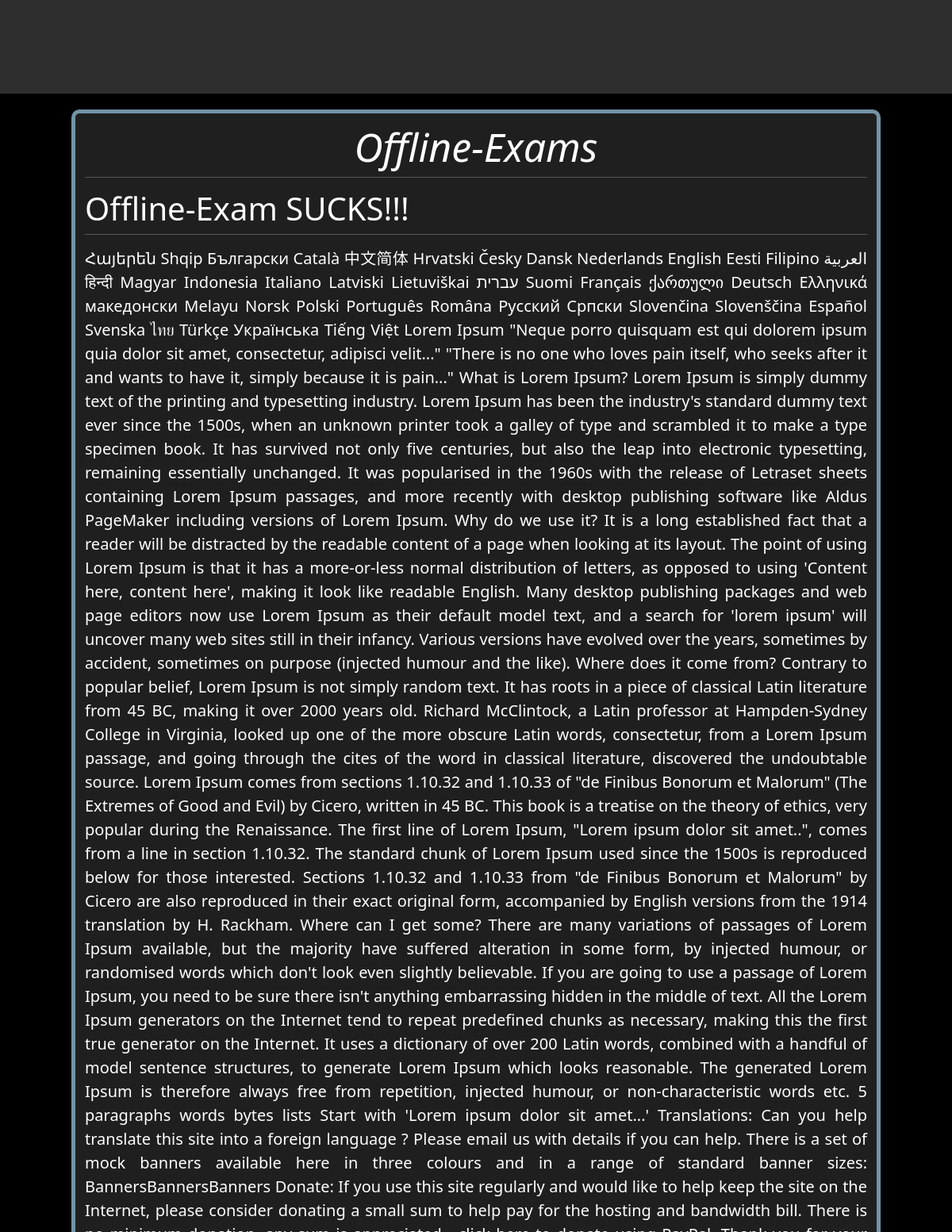
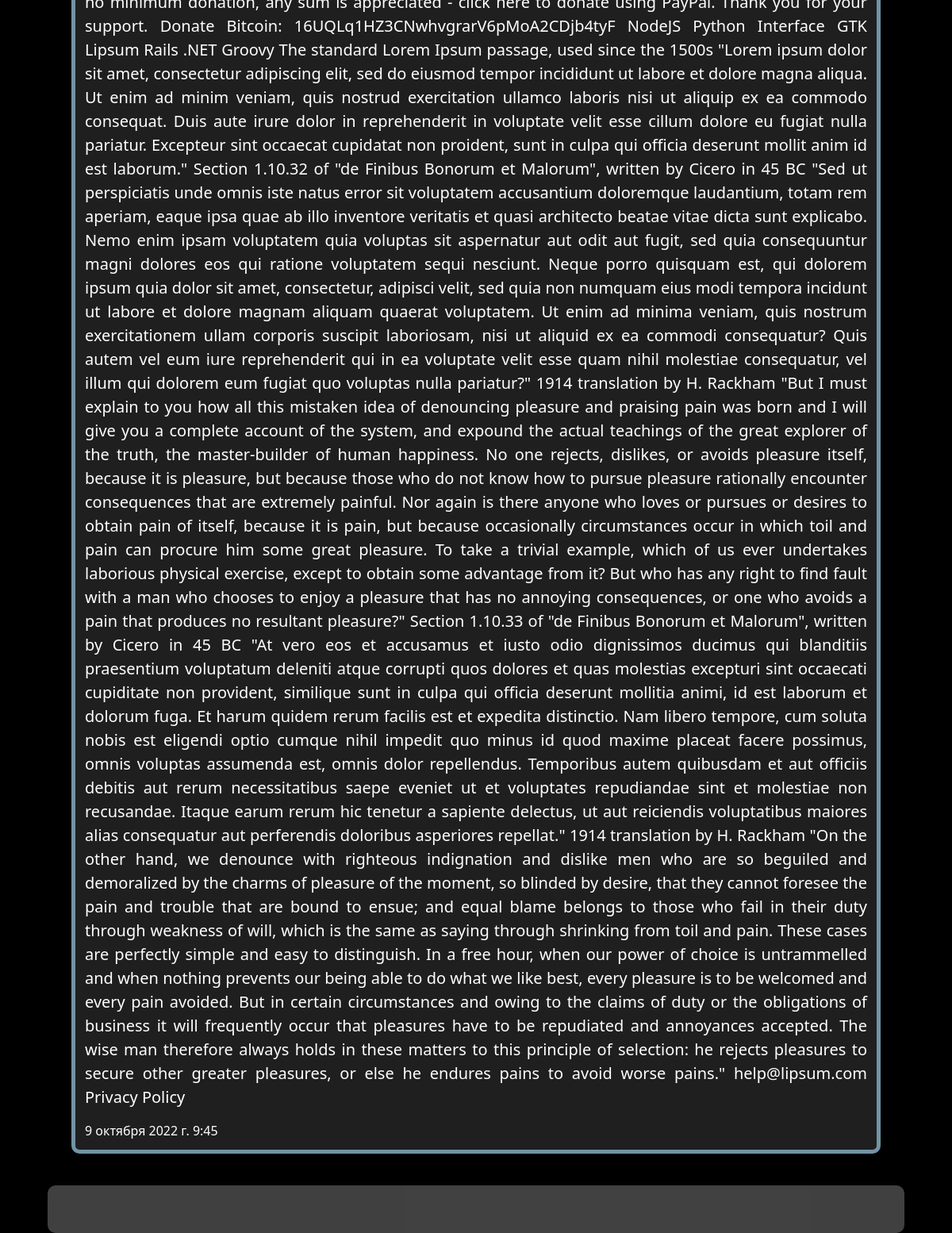
Screenshot of /news5 with the database file from the repository (2 pictures, top to bottom).
### news/models.py (models this page shows, shortened)
class News(models.Model):
    title = models.CharField('Заголовок', max_length=50)
    subtitle = models.CharField('Анонс', max_length=255)
    full_text = models.TextField('Текст новости')
    date = models.DateTimeField('Дата публикации')
    class Meta:
        verbose_name = 'Новость'
        verbose_name_plural = 'Новости'
        ordering = ['-date']

### news/views.py (the view)
# urls.py: path('<int:pk>', views.DetailNews.as_view(), name='detail-news')
class DetailNews(DetailView):
    model = models.News
    template_name = 'news/detail_news.html'
    context_object_name = 'detail_news'

### news/templates/news/detail_news.html (shortened to what this page needs)
{% extends 'lecture/index.html' %}
{% block content %}
<div class="detail-news">
        <h1>{{ detail_news.title }}</h1><hr style="color: #fff; margin:0 auto; width: 100%">
        <h2>{{ detail_news.subtitle }}</h2><hr style="color: #fff; margin:0 auto; width: 100%">
        <p>{{ detail_news.full_text }}</p>
        <p1>{{ detail_news.date }}</p1>
</div>
{% endblock %}

### lecture/static/lecture/css/main.css (style rules this page uses)
body { background: #000; padding: 0px; margin: 0px; position: relative; }
.detail-news { border: 5px solid rgba(170, 225, 255, 0.6); background: rgba(154, 154, 154, 0.2); width: 85%; margin: 20px auto 100px auto; padding: 12px; border-radius: 10px; color: #fff; }
.detail-news h1 { text-align: center; font-size: 50px; padding: 0 0px; font-style: oblique; font-weight: 400; }
.detail-news h2 { text-align: start; margin-top: 15px; font-size: 40px; font-weight: 350; }
.detail-news p { text-align: justify; margin: 15px 0 15px 0; font-size: 20px; font-weight: 300; }

### rows the page displays
News: title "Offline-Exams", subtitle "Offline-Exam SUCKS!!!", full_text "Հայերեն Shqip العربية Български Català 中文简体 Hrvatski Česky Dansk Nederlands English Eesti Filipino Suomi Français ქართული Deutsch Ελληνικά עברית हिन्दी Magyar Indonesia Italiano Latviski Lietuviškai македонски Melayu Norsk Polski Português Româna Pyccкий Српски Slovenčina Slovenščina Español Svenska ไทย Türkçe Українська Tiếng Việt Lorem Ipsum \"Neque porro quisquam est qui dolorem ipsum quia dolor sit amet, consectetur, adipisci velit...\" \"There is no one who loves pain itself, who seeks after it and wants to have it, simply because it is pain...\" What is Lorem Ipsum? Lorem Ipsum is simply dummy text of the printing and typesetting industry. Lorem Ipsum has been the industry's standard…", date "9 октября 2022 г. 9:45"
